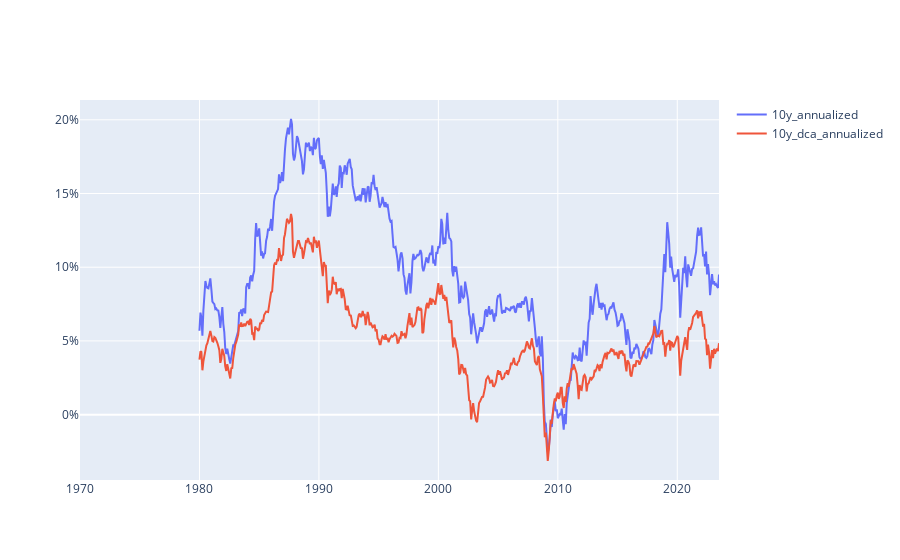

The notebook cell saved with this chart:
### Code cell
go.Figure(
    [
        go.Scatter(
            x=df['date'],
            y=df[column],
            name=column,
            mode='lines'
            )
        for column in ['10y_annualized', '10y_dca_annualized']
    ],
    layout = go.Layout(
        yaxis=dict(
            tickformat='.0%',
        )
    )
)

### Figure 1 — Plotly figure (JSON) as saved in the notebook; plotly's stock layout.template omitted (floating-point values rounded to 4 significant figures; data arrays with more than 128 entries replaced by an {"elided": "..."} marker saying what was removed)
{"data": [{"mode": "lines", "name": "10y_annualized", "type": "scatter", "x": {"elided": "643 str values"}, "y": {"elided": "643 float values"}}, {"mode": "lines", "name": "10y_dca_annualized", "type": "scatter", "x": {"elided": "643 str values"}, "y": {"elided": "643 float values"}}], "layout": {"yaxis": {"tickformat": ".0%"}}}
